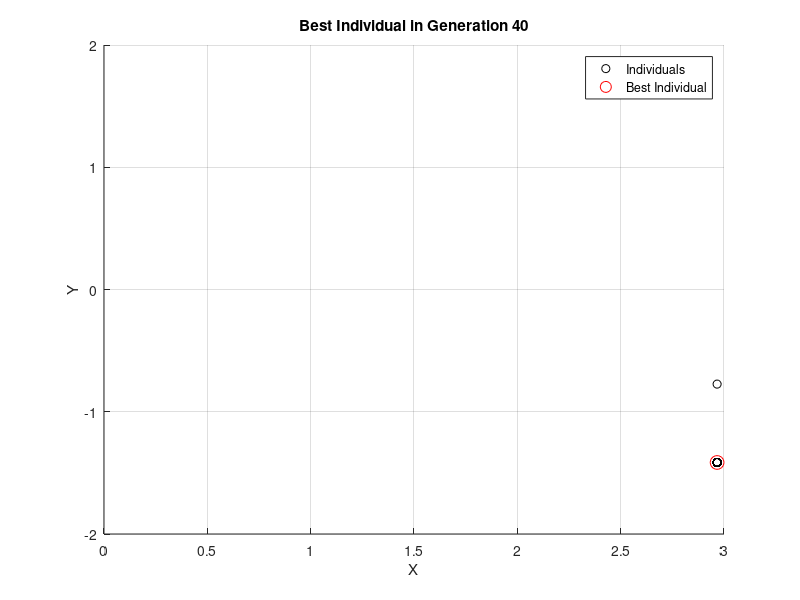
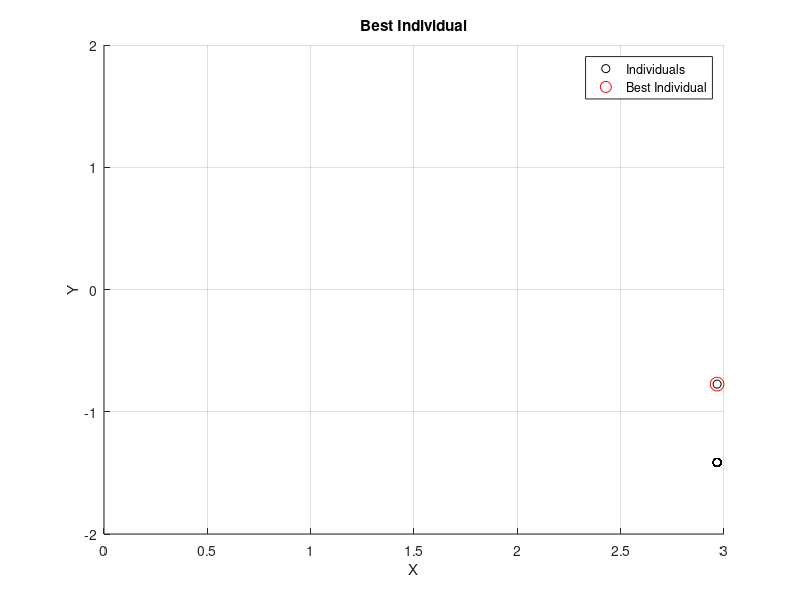

Write MATLAB code to recreate these figures, in order.
% Genetic Algorithm Parameters
populationSize = 40; % Number of individuals in the population
chromosomeLength = 2; % Length of each individual's chromosome (number of variables)
crossoverRate = 0.9; % Probability of crossover
mutationRate = 0.002; % Probability of mutation
generations = 40; % Number of generations

% Domain Limits
lowerBound = [0, -2];
upperBound = [3, 2];

% Define the fitness function
fitnessFunction = @(x, y) (4 - 2.1*x^2 + x^4/3)*x^4 + x*y + 4*(y^2 - 1)*y^2;

% Initialization
population = repmat(lowerBound, populationSize, 1) + rand(populationSize, chromosomeLength) .* ...
             repmat((upperBound - lowerBound), populationSize, 1);

% Main Loop
for generation = 1:generations
    % Evaluation
    fitness = zeros(populationSize, 1);

    for i = 1:populationSize
        individual = population(i, :);

        % Extract x and y values from the chromosome
        x = individual(1);
        y = individual(2);

        % Check if individual is within the domain
        if any(individual < lowerBound) || any(individual > upperBound)
            fitness(i) = inf; % Assign high fitness to individuals outside the domain
        else
            fitness(i) = fitnessFunction(x, y);
        end
    end

    % Selection
    selectionProbability = fitness / sum(fitness);
    cumulativeProbability = cumsum(selectionProbability);
    parents = zeros(size(population));

    for i = 1:populationSize
        randomNum = rand;
        idx = find(cumulativeProbability >= randomNum, 1);

        if isempty(idx)
            idx = populationSize; % Select the last individual if no valid individual is found
        end

        parents(i, :) = population(idx, :);
    end
    
    % Crossover
    crossoverPoints = randi(chromosomeLength-1, populationSize/2, 1);
    crossoverMask = rand(populationSize/2, 1) < crossoverRate;
    offspring = zeros(size(population));

    for i = 1:2:populationSize
        parent1 = parents(i, :);
        parent2 = parents(i+1, :);

        if crossoverMask((i+1)/2)
            crossoverPoint = crossoverPoints((i+1)/2);
            offspring(i, :) = [parent1(1:crossoverPoint), parent2(crossoverPoint+1:end)];
            offspring(i+1, :) = [parent2(1:crossoverPoint), parent1(crossoverPoint+1:end)];
        else
            offspring(i, :) = parent1;
            offspring(i+1, :) = parent2;
        end
    end
    
    % Mutation
    mutationMask = rand(size(offspring)) < mutationRate;
    mutatedOffspring = offspring;
    mutatedOffspring(mutationMask) = mutatedOffspring(mutationMask) + randn(sum(mutationMask(:)), 1);
    
    % Replacement
    population = mutatedOffspring;

    % Find the best individual and its fitness in the current generation
    [~, bestIdx] = min(fitness);
    bestIndividual = population(bestIdx, :);

    % Plotting the best individual in the current generation
    clf; % Clear the previous plot
    hold on;
    plot(population(:, 1), population(:, 2), 'ko'); % Plot all individuals
    plot(bestIndividual(1), bestIndividual(2), 'ro', 'MarkerSize', 10); % Plot the best individual
    hold off;

    % Set plot properties
    xlim([lowerBound(1), upperBound(1)]);
    ylim([lowerBound(2), upperBound(2)]);
    xlabel('X');
    ylabel('Y');
    title(['Best Individual in Generation ', num2str(generation)]);
    legend('Individuals', 'Best Individual');
    grid on;
    
    pause(0.1); % Pause for visualization
    
    disp(['Generation: ', num2str(generation), ', Best Individual: ', mat2str(bestIndividual)]);
end

% Find the best solution within the domain
fitness = zeros(populationSize, 1);

for i = 1:populationSize
    individual = population(i, :);

    % Extract x and y values from the chromosome
    x = individual(1);
    y = individual(2);

    % Check if individual is within the domain
    if any(individual < lowerBound) || any(individual > upperBound)
        fitness(i) = inf; % Assign high fitness to individuals outside the domain
    else
        fitness(i) = fitnessFunction(x, y);
    end
end

% Find the best individual and fitness
[bestFitness, bestIdx] = min(fitness);
bestIndividual = population(bestIdx, :);

% Plotting the best individual and its fitness
figure;
hold on;
plot(population(:, 1), population(:, 2), 'ko'); % Plot all individuals
plot(bestIndividual(1), bestIndividual(2), 'ro', 'MarkerSize', 10); % Plot the best individual
hold off;

% Set plot properties
xlim([lowerBound(1), upperBound(1)]);
ylim([lowerBound(2), upperBound(2)]);
xlabel('X');
ylabel('Y');
title('Best Individual');
legend('Individuals', 'Best Individual');
grid on;

disp('Best Individual:');
disp(bestIndividual);
disp(['Best Fitness: ', num2str(bestFitness)]);